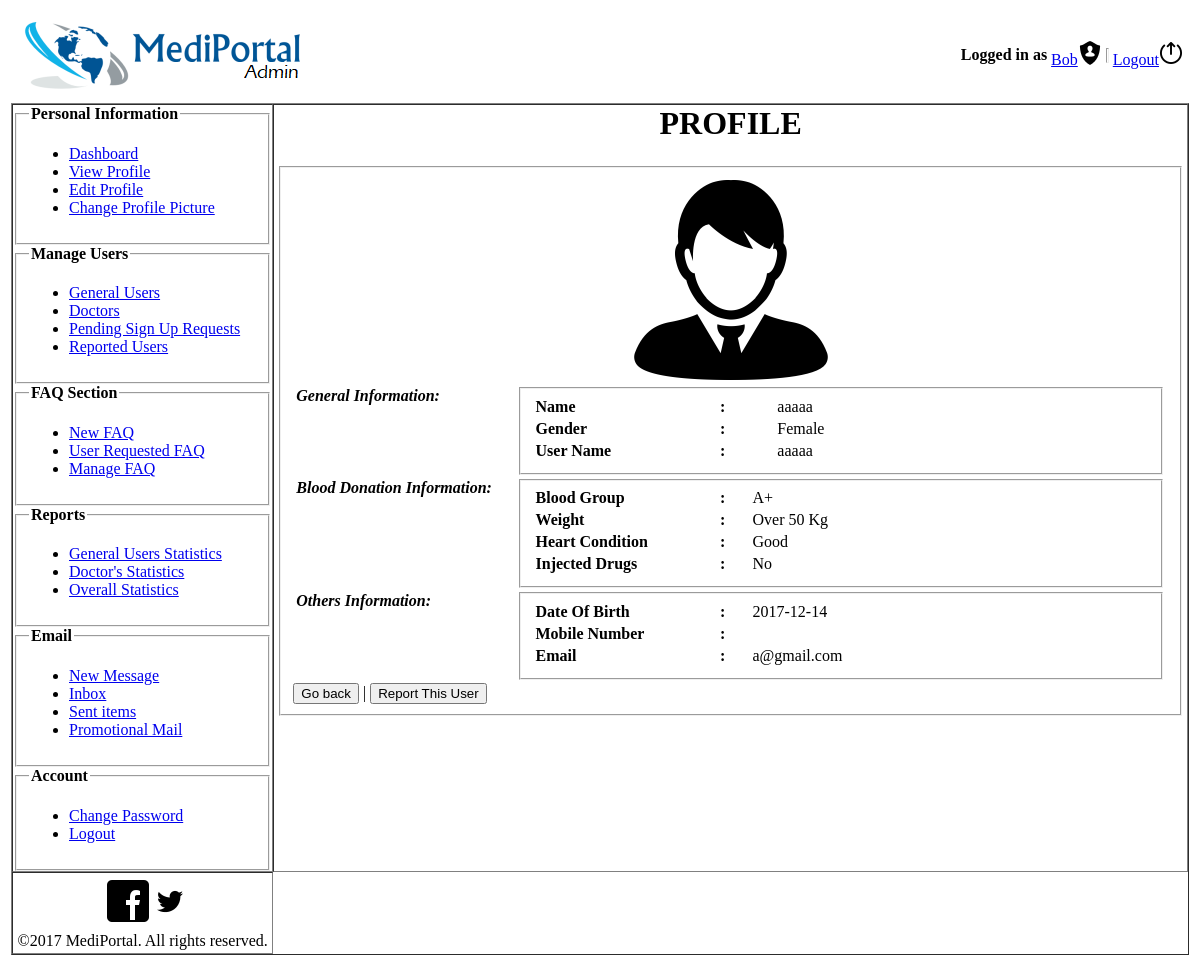
The page /user_admin/normalUserDetails.php?mid=8 (signed in) on the database as committed earlier.
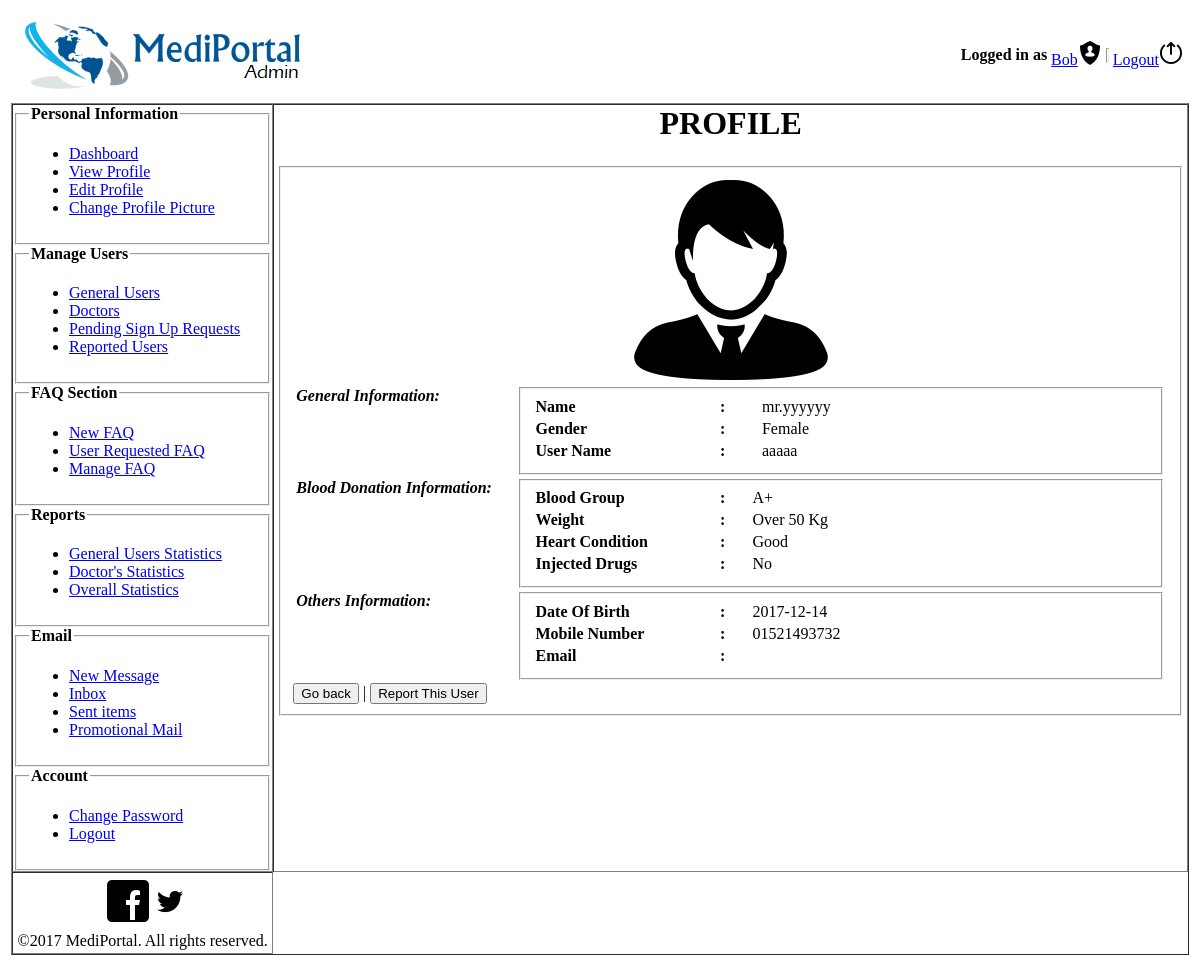
The same page on the database as committed later.
### tables this page shows
CREATE TABLE `member` (
  `member_id` int(11) NOT NULL,
  `username` varchar(50) NOT NULL,
  `name` text NOT NULL,
  `gender` varchar(50) NOT NULL,
  `email` varchar(50) NOT NULL,
  `dob` date NOT NULL,
  `mobile` varchar(50) DEFAULT NULL,
  `blood_group_id` int(11) DEFAULT NULL,
  `profile_picture` longblob,
  `account_status` varchar(50) NOT NULL,
  `last_login` datetime NOT NULL,
  `address` text
);

### user_admin/normalUserDetails.php (the view, shortened to what the changed rows need)
<?php
     $conn = mysqli_connect("localhost", "root", "","mediportal_db");
 if(isset($_SESSION['patient_username']) && isset($_SESSION['patient_type'])) {
    $member_information = "SELECT * from member where member_id=".$_REQUEST['mid'].";";
     $result = mysqli_query($conn, $member_information)or die(mysqli_error($conn));
  }
      while($row = mysqli_fetch_assoc($result)) {
  ?>
<html>
<head><title>Home</title></head>
<body>
    <table align="center" width="100%">
        <tr>
            <td>
                <div>
                    <table align="center" width="100%">
                        <td width="20%">
                            <a href="dashboard.php"><img src="images/pageicon.png"/></a>
                        </td>
                        <td width="40%">&nbsp;</td>
                        <td width="40%">
                            <table align="right">
                                <td><strong>Logged in as </strong></td>
                                <td><a href="viewprofile.php">Bob<img src="images/user.png"></a></td>
                                <td><hr width="1" size="15"></td>
                                <td><a href="../index.php">Logout<img src="images/logout.png"></a></td>
                            </table>
                        </td>
                    </table>
                </div>
            </td>
        </tr>
        <tr>
            <td>
               <div>
                    <table width="100%" border="1" cellspacing="0" cellpadding="0">
                        <td width="20%">
                            <fieldset>
                                <legend>
                            <strong>Personal Information</strong></legend>
                            <ul>
                                <li><a href="dashboard.php">Dashboard</a></li>
                                <li><a href="viewprofile.php">View Profile</a></li>
                                <li><a href="editprofile.php">Edit Profile</a></li>
                                <li><a href="changeprofilepicture.php">Change Profile Picture</a></li>
                            </ul>
                        </fieldset>
                        <fieldset>
                            <legend>
                            <strong>Manage Users</strong></legend>
                            <ul>
                                <li><a href="normalUsers.php">General Users</a></li>
                                <li><a href="doctorUsers.php">Doctors</a></li>
                                <li><a href="pendingRequest.php">Pending Sign Up Requests</a></li>
                                <li><a href="reportedUsers.php">Reported Users</a></li>
                            </ul>
                        </fieldset>
                        <fieldset>
                            <legend>
                            <strong>FAQ Section</strong></legend>
                            <ul>
                                <li><a href="FAQ/newFAQ.php">New FAQ</a></li>
                                <li><a href="FAQ/requestedFAQ.php">User Requested FAQ</a></li>
                                <li><a href="FAQ/manageFAQ.php">Manage FAQ</a></li>
                            </ul>
                        </fieldset>
                        <fieldset>
                            <legend>
                            <strong>Reports</strong></legend>
                            <ul>
                                <li><a href="reportsNormalUsers.php">General Users Statistics</a></li>
                                <li><a href="reportsDoctorUsers.php">Doctor's Statistics</a></li>
                                <li><a href="reportsAdmin.php">Overall Statistics</a></li>
                            </ul>
                        </fieldset>
                        <fieldset>
                            <legend>
                            <strong>Email</strong></legend>
                            <ul>
                                <li><a href="eConsultation/message.php">New Message</a></li>
                                <li><a href="eConsultation/inbox.php">Inbox</a></li>
                                <li><a href="eConsultation/sentitems.php">Sent items</a></li>
                <li><a href="eConsultation/promoMail.php">Promotional Mail</a></li>
                            </ul>
                        </fieldset>
                        <fieldset>
                            <legend>
                            <strong>Account</strong></legend>
                            <ul>
                                <li><a href="changepassword.php">Change Password</a></li>
                                <li><a href="../index.php">Logout</a></li>
                            </ul>
                        </fieldset>
                        </td>
                        <div align="center">
                             <td width="70%" align="center" valign="top">
                                    <div>
                                        <h1>PROFILE</h1>
                                           <table width="100%">
                                        <td width="60%">
                                            <fieldset>
                                            <table width="100%">
                                                <tr align="center">
                                                    <td width="40%" align="center" colspan="3">
                                            <table align="center">
                                                <tr>
                                                    <td align="center"><img src="images/usericon.png"/></td>
                                                </tr>
                                            </table>
                                        </td>
                                                </tr>
                                                <tr>
                                                    <td width="10%" valign="top"><label><b><i>General Information:</i></b></label>
                                                    </td>
                                                    <td align="center">
                                                        <fieldset>
                                                        <table width="100%">
                                                        <tr>
                                                            <td width="30%"><strong>Name</strong></td>
                                                            <td><strong>:</strong></td>
                                                            <td ><?php echo $row['name'];?></td>
                                                        </tr>
                                                         <tr>
                                                            <td width="30%"><strong>Gender</strong></td>
                                                            <td><strong>:</strong></td>
                                                            <td ><?php echo $row['gender'];?></td>
                                                        </tr>
                                                        <tr>
                                                            <td width="30%"><strong>User Name</strong></td>
                                                            <td><strong>:</strong></td>
                                                            <td ><?php echo $row['username'];?></td>
                                                        </tr>
                                                    </table>
                                                </fieldset>
                                                </td>
                                            </tr>
                                                 <tr>
                                                    <td width="10%" valign="top"><label><b><i>Blood Donation Information:</i></b></label>
                                                    </td>
                                                    <td>
                                                        <fieldset>
                                                        <table width="100%">
                                                        <tr>
                                                            <td width="30%"><strong>Blood Group</strong></td>
                                                            <td><strong>:</strong></td>
                                                            <td width="65%">A+</td>
                                                        </tr>
                                                         <tr>
                                                            <td width="30%"><strong>Weight</strong></td>
                                                            <td><strong>:</strong></td>
                                                            <td>Over 50 Kg</td>
                                                         </tr>
                                                         <tr>
                                                            <td width="30%"><strong>Heart Condition</strong></td>
                                                            <td><strong>:</strong></td>
                                                            <td>Good</td>
                                                         </tr>
                                                         <tr>
                                                            <td width="30%"><strong>Injected Drugs</strong></td>
                                                            <td><strong>:</strong></td>
                                                            <td>No</td>
                                                         </tr>
                                                    </table>
                                                </fieldset>
                                                </td>
                                            </tr>
                                                  <tr>
                                                    <td width="10%" valign="top"><label><b><i>Others Information:</i></b></label>
                                                    </td>
                                                    <td>
                                                        <fieldset>
                                                        <table width="100%">
                                                        <tr>
                                                            <td width="30%"><strong>Date Of Birth</strong></td>
                                                            <td><strong>:</strong></td>
                                                            <td width="65%"><?php echo $row['dob'];?></td>
                                                        </tr>
                                                         <tr>
                                                            <td width="30%"><strong>Mobile Number</strong></td>
                                                            <td><strong>:</strong></td>
                                                            <td><?php echo $row['mobile'];?></td>
                                                         </tr>
                                                         <tr>
                                                            <td width="30%"><strong>Email</strong></td>
                                                            <td><strong>:</strong></td>
                                                            <td><?php echo $row['email'];?></td>
                                                         </tr>
                                                    </table>
                                                </fieldset>
                                                </td>
                                            </tr>
                                        </td>
                                    </table>
                                             <button onclick="goBack()">Go back</button> | <button onclick="report()">Report This User</button>
                                    </div>
                                </td>
                            </div>
                        </table>
                </div>
            </td>
        </tr>
        <tr>
            <td>
                <div>
                    <table align="center">
                        <tr align="center">
                            <td>
                            <a href="https://www.facebook.com/">
                            <img src="../images/facebook.png">
                             </a>
                         </td>
                            <td>
                                    <a href="https://www.twitter.com/">
                                    <img src="../images/twitter.png">
                                </a>
                            </td>
                        </tr>
                    </table>
                    <table align="center">
                        <td>&copy;2017 MediPortal. All rights reserved.</td>
                    </table>
                </div>
            </td>
        </tr>
    </table>
</body>
</html>
<?php }
                                          mysqli_close($conn) ?>

Rows that differ between the two databases and show on the page:
changed member "Female": name "aaaaa" → "mr.yyyyyy"; mobile (not shown) → "01521493732"; email "a@gmail.com" → (not shown)
